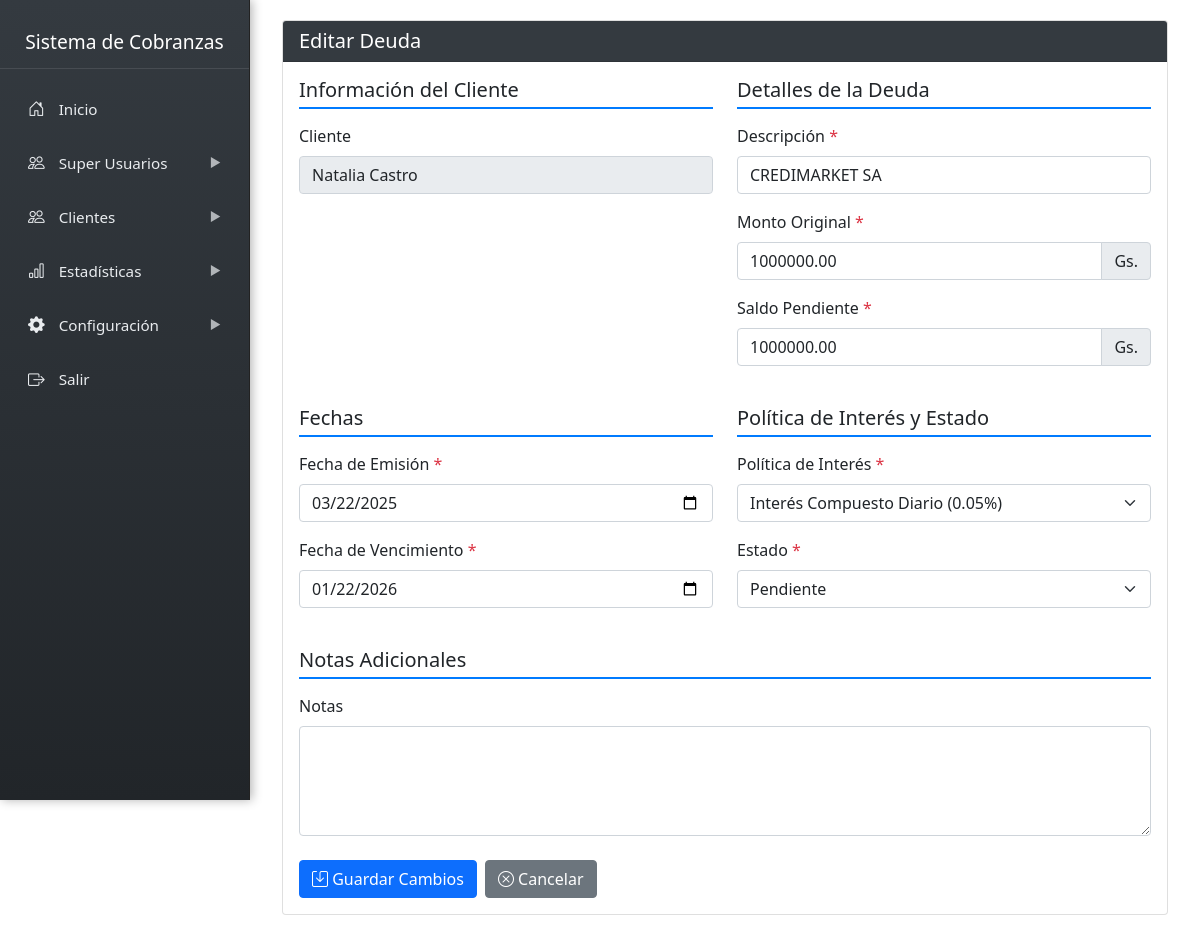
/admin/sidebar/clientes/deudas/editar_deuda.php?id=6, run on the app's committed database.
### tables this page shows
CREATE TABLE `deudas` (
  `id` int NOT NULL,
  `cliente_id` int NOT NULL,
  `politica_interes_id` int NOT NULL,
  `notas` text,
  `monto` decimal(12,2) NOT NULL,
  `cuotas` int NOT NULL DEFAULT '1',
  `fecha_emision` date NOT NULL,
  `saldo_pendiente` decimal(12,2) NOT NULL,
  `interes_acumulado` decimal(12,2) DEFAULT '0.00',
  `ultima_actualizacion_interes` date DEFAULT NULL,
  `descripcion` text,
  `fecha_vencimiento` date NOT NULL,
  `estado` enum('pendiente','pagado','vencido','cancelado') DEFAULT 'pendiente',
  `created_at` timestamp NULL DEFAULT CURRENT_TIMESTAMP,
  `monto_cuota` decimal(12,2) GENERATED ALWAYS AS ((`monto` / `cuotas`)) STORED
);

CREATE TABLE `clientes` (
  `id` int NOT NULL,
  `nombre` varchar(200) NOT NULL,
  `identificacion` varchar(20) DEFAULT NULL,
  `direccion` text,
  `ubicacion_link` text,
  `telefono` varchar(20) DEFAULT NULL,
  `email` varchar(100) DEFAULT NULL,
  `created_at` timestamp NULL DEFAULT CURRENT_TIMESTAMP,
  `imagen` varchar(255) NOT NULL DEFAULT 'default.png',
  `password` varchar(255) DEFAULT NULL
);

### admin/sidebar/clientes/deudas/editar_deuda.php (the view, shortened to what this page needs)
<?php
include '../../../../admin/include/sidebar.php';
require_once '../../cnx.php';
$deuda_id = $_GET['id'];
$query = "SELECT d.*, c.nombre as cliente_nombre, c.id as cliente_id,
          p.nombre as politica_nombre, p.id as politica_id
          FROM deudas d
          JOIN clientes c ON d.cliente_id = c.id
          JOIN politicas_interes p ON d.politica_interes_id = p.id
          WHERE d.id = ?";
$stmt = $conn->prepare($query);
$stmt->bind_param("i", $deuda_id);
$stmt->execute();
$result = $stmt->get_result();
$deuda = $result->fetch_assoc();
$query_politicas = "SELECT * FROM politicas_interes ORDER BY nombre";
$result_politicas = $conn->query($query_politicas);
?>
<!DOCTYPE html>
<html lang="es">
<head>
</head>
<body>
    <div class="content-wrapper">
        <div class="container-fluid">
            <div class="row mb-4">
                <div class="col-md-12">
                    <div class="card">
                        <div class="card-header bg-custom text-white">
                            <h5 class="mb-0">Editar Deuda</h5>
                        </div>
                        <div class="card-body">
                            <form method="POST" action="">
                                <div class="row mb-4">
                                    <div class="col-md-6">
                                        <h5 class="info-section-title">Información del Cliente</h5>
                                        <div class="mb-3">
                                            <label class="form-label">Cliente</label>
                                            <input type="text" class="form-control" value="<?php echo htmlspecialchars($deuda['cliente_nombre']); ?>" readonly>
                                        </div>
                                    </div>
                                    <div class="col-md-6">
                                        <h5 class="info-section-title">Detalles de la Deuda</h5>
                                        <div class="mb-3">
                                            <label for="descripcion" class="form-label">Descripción <span class="text-danger">*</span></label>
                                            <input type="text" class="form-control" id="descripcion" name="descripcion" value="<?php echo htmlspecialchars($deuda['descripcion']); ?>" required>
                                        </div>
                                        <div class="mb-3">
                                            <label for="monto" class="form-label">Monto Original <span class="text-danger">*</span></label>
                                            <div class="input-group">
                                                <input type="number" class="form-control" id="monto" name="monto" value="<?php echo $deuda['monto']; ?>" required>
                                                <span class="input-group-text">Gs.</span>
                                            </div>
                                        </div>
                                        <div class="mb-3">
                                            <label for="saldo_pendiente" class="form-label">Saldo Pendiente <span class="text-danger">*</span></label>
                                            <div class="input-group">
                                                <input type="number" class="form-control" id="saldo_pendiente" name="saldo_pendiente" value="<?php echo $deuda['saldo_pendiente']; ?>" required>
                                                <span class="input-group-text">Gs.</span>
                                            </div>
                                        </div>
                                    </div>
                                </div>
                                <div class="row mb-4">
                                    <div class="col-md-6">
                                        <h5 class="info-section-title">Fechas</h5>
                                        <div class="mb-3">
                                            <label for="fecha_emision" class="form-label">Fecha de Emisión <span class="text-danger">*</span></label>
                                            <input type="date" class="form-control" id="fecha_emision" name="fecha_emision" value="<?php echo $deuda['fecha_emision']; ?>" required>
                                        </div>
                                        <div class="mb-3">
                                            <label for="fecha_vencimiento" class="form-label">Fecha de Vencimiento <span class="text-danger">*</span></label>
                                            <input type="date" class="form-control" id="fecha_vencimiento" name="fecha_vencimiento" value="<?php echo $deuda['fecha_vencimiento']; ?>" required>
                                        </div>
                                    </div>
                                    <div class="col-md-6">
                                        <h5 class="info-section-title">Política de Interés y Estado</h5>
                                        <div class="mb-3">
                                            <label for="politica_id" class="form-label">Política de Interés <span class="text-danger">*</span></label>
                                            <select class="form-select" id="politica_id" name="politica_id" required>
                                                <?php while($politica = $result_politicas->fetch_assoc()): ?>
                                                <option value="<?php echo $politica['id']; ?>" <?php echo ($politica['id'] == $deuda['politica_id']) ? 'selected' : ''; ?>>
                                                    <?php echo htmlspecialchars($politica['nombre']); ?> (<?php echo $politica['tasa']; ?>%)
                                                </option>
                                                <?php endwhile; ?>
                                            </select>
                                        </div>
                                        <div class="mb-3">
                                            <label for="estado" class="form-label">Estado <span class="text-danger">*</span></label>
                                            <select class="form-select" id="estado" name="estado" required>
                                                <option value="pendiente" <?php echo ($deuda['estado'] == 'pendiente') ? 'selected' : ''; ?>>Pendiente</option>
                                            </select>
                                        </div>
                                    </div>
                                </div>
                                <div class="mb-4">
                                    <h5 class="info-section-title">Notas Adicionales</h5>
                                    <div class="mb-3">
                                        <label for="notas" class="form-label">Notas</label>
                                        <textarea class="form-control" id="notas" name="notas" rows="4"><?php echo htmlspecialchars($deuda['notas']); ?></textarea>
                                    </div>
                                </div>
                                <div class="d-flex gap-2">
                                    <button type="submit" class="btn btn-primary">
                                        <i class="bi bi-save"></i> Guardar Cambios
                                    </button>
                                    <a href="ver_deuda.php?id=<?php echo $deuda_id; ?>" class="btn btn-secondary">
                                        <i class="bi bi-x-circle"></i> Cancelar
                                    </a>
                                </div>
                            </form>
                        </div>
                    </div>
                </div>
            </div>
        </div>
    </div>
</body>
</html>

### admin/include/sidebar.php (style rules this page uses)
.content-wrapper { margin-left: 250px; padding: 20px; transition: background-color 0.3s ease; }

### admin/sidebar/clientes/deudas/editar_deuda.php (style rules this page uses)
.info-section-title { border-bottom: 2px solid #007bff; padding-bottom: 5px; margin-bottom: 15px; }
.bg-custom { background-color: #343a40; }

### data on the page
deudas: cliente.nombre "Natalia Castro", descripcion "CREDIMARKET SA", monto "1000000.00", saldo_pendiente "1000000.00", fecha_emision "03/22/2025", fecha_vencimiento "01/22/2026", estado "Pendiente"

### other printed values
form field politica_id "Interés Compuesto Diario (0.05%)"
